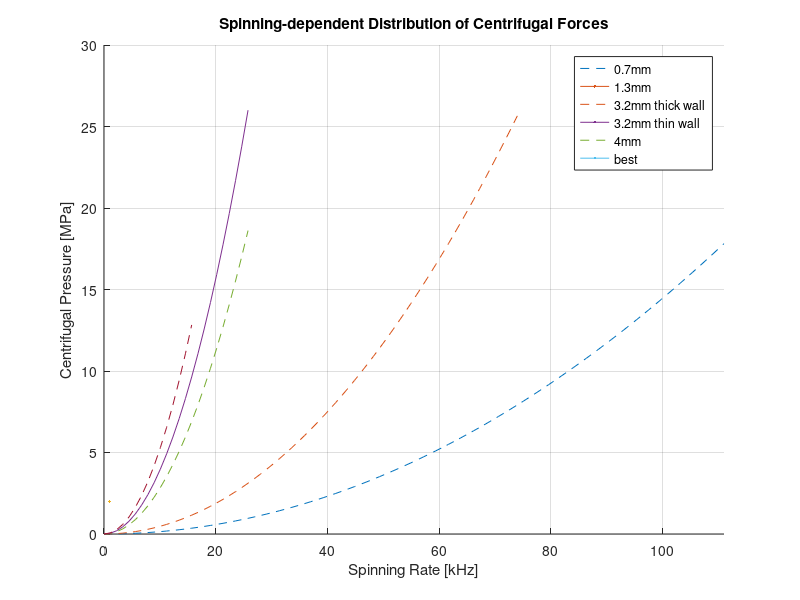

Write MATLAB code to recreate this figure.
%%%%%%%%%%%%%%%%%%%%%%%%%%%%%%%%%%%%%%%%%%%%%%%%%%%%%%%%%%%%%%%%%%%%%%%%%%%
%%%   CENTRIFUGAL FORCES INDUCED IN THE NMR ROTOR UPON MAS SPINNING     %%%
%%%            @ Ettore Bartalucci & Prof. Dr. Thomas Wiegand           %%%
%%%%%%%%%%%%%%%%%%%%%%%%%%%%%%%%%%%%%%%%%%%%%%%%%%%%%%%%%%%%%%%%%%%%%%%%%%%

%% Solid-State NMR ROTORS

% We consider only rotors inned diameters R_i in the equation to account for the
% maximal force extruded on the exact inner wall of the rotor.

% ROTOR DIAMETERS % 
% INNER %
% 3mm % 
% 2.6mm % thin wall
% 2.2mm % thick wall
% 0.9mm % 
% 0.5mm % 

% MAX MAS Freq % maximal spinning speed that each rotor can reach
% 4mm: 15kHz
% 3.2mm: 24kHz 
% 1.3mm: 67kHz
% 0.7mm: 111kHz

% MPa = [kg/(m*s^2)]
% rho as average of NBS and sulfoximine densities

rho = 1.758*1000; % density in kg/m3 (from wikipedia)
nu_r = linspace(0,111); % spinning frequency (kHz)
R_i = [0.5/1000,0.9/1000,2.2/1000,2.6/1000,3/1000]./2; % rotor inner diameters mm, divide by 2 since diameters --> radii


sigma_c_07 = ((rho.*((nu_r*1000).^2)*(2*pi).^2).*(R_i(:,1).^2))./3/1000000; % pressure (MPa)
sigma_c_13 = ((rho.*((nu_r(1:67)*1000).^2)*(2*pi).^2).*(R_i(:,2).^2))./3/1000000; % pressure (MPa)
sigma_c_32_thick = ((rho.*((nu_r(1:24)*1000).^2)*(2*pi).^2).*(R_i(:,3).^2))./3/1000000; % pressure (MPa)
sigma_c_32_thin = ((rho.*((nu_r(1:24)*1000).^2)*(2*pi).^2).*(R_i(:,4).^2))./3/1000000; % pressure (MPa)
sigma_c_4 = ((rho.*((nu_r(1:15)*1000).^2)*(2*pi).^2).*(R_i(:,5).^2))./3/1000000; % pressure (MPa)

figure(2); clf; hold on;
plot(nu_r,sigma_c_07,'--',"Color",'#0072BD', LineWidth=2)
plot(nu_r(1:67),sigma_c_13,'--',"Color",'#D95319', LineWidth=2)
plot(nu_r(1:24),sigma_c_32_thick,'--',"Color",'#77AC30', LineWidth=2)
plot(nu_r(1:24),sigma_c_32_thin,"Color",'#7E2F8E', LineWidth=2)
plot(nu_r(1:15),sigma_c_4,'--',"Color",'#A2142F', LineWidth=2)
grid on;
xlabel('Spinning Rate [kHz]')
ylabel('Centrifugal Pressure [MPa]')
ylim([0 30])
xlim([0,111])
title('Spinning-dependent Distribution of Centrifugal Forces')
legend('0.7mm','1.3mm','3.2mm thick wall','3.2mm thin wall','4mm',Location='best')




